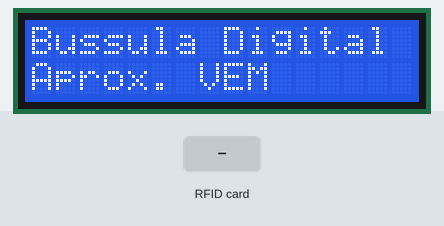
Simulated run of this sketch. Board: ESP32. On the bench: 16×2 character LCD. The test bench sets the inputs (shaded band). Random numbers use the default seed unless the sketch sets one; what the sketch prints to the serial monitor is not drawn.

Above: at 1.3 s.
1.4 s: RFID card 5E 7A 19 C4 held to the reader
At 2.2 s:
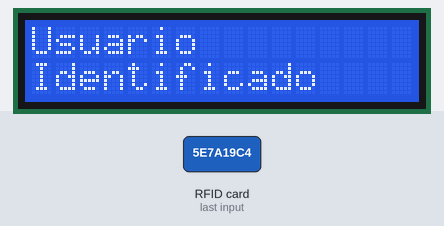
At 2.9 s:
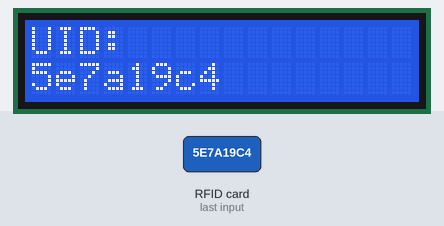
3.9 s: RFID card 5E 7A 19 C4 held to the reader
At 5.9 s:
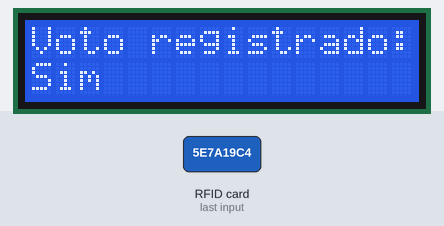
Timing chart, 0 to 7.4 s (numbered marks = the images above; inputs shaded):
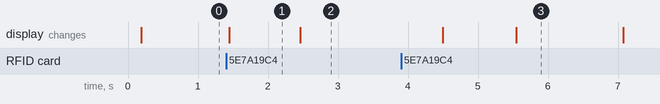

Measured:
- after the input at 1.4 s, the display: changes after 0.05 s (image 1)
- what the display in image 1 shows lasts 1.1 s, from 1.4 s to 2.5 s

The sketch:

projeto-mockado.ino
```cpp
#include <Wire.h>
#include <LiquidCrystal_I2C.h>
#include <SPI.h>
#include <MFRC522.h>

// =========================
// ==== CONFIGURAÇÕES LCD ===
// =========================
#define SDA_PIN 21
#define SCL_PIN 22
LiquidCrystal_I2C lcd(0x27, 16, 2); // Endereço I2C do LCD

// ===========================
// ==== CONFIGURAÇÕES RFID ====
// ===========================
// Leitor 1 → AGORA É O "NÃO"
#define SS_PIN_NAO 5
#define RST_PIN_NAO 4
// Leitor 2 → AGORA É O "SIM"
#define SS_PIN_SIM 25
#define RST_PIN_SIM 26
// Barramento SPI
#define MISO_PIN 19
#define MOSI_PIN 23
#define SCK_PIN  18

MFRC522 rfidSim(SS_PIN_SIM, RST_PIN_SIM);
MFRC522 rfidNao(SS_PIN_NAO, RST_PIN_NAO);

// ========================
// ==== VARIÁVEIS GLOBAIS ===
// ========================
String usuarioUID = "";
String voto = "";
String pergunta = "";

// Lista de perguntas (32 caracteres = 16 + 16)
const String perguntas[] = {
  "Recife melhora com gestao atual?",
  "Voce confia nos vereadores locais?",
  "A mobilidade em Recife esta boa?",
  "A saude publica tem melhorado?",
  "A educacao em Recife avanca?",
  "A coleta de lixo e eficiente?",
  "O turismo da cidade cresce?",
  "As pracas estao bem cuidadas?",
  "A gestao e transparente?",
  "A violencia tem diminuido?",
  "O transporte pub esta eficaz?",
  "Voce apoia os projetos novos?",
  "A orla esta mais valorizada?",
  "Os bairros estao mais seguros?",
  "O centro merece mais atencao?",
  "A cidade tem boa acessibilidade?"
};

// ========================
// ==== FUNÇÕES AUXILIARES ===
// ========================

// Exibe mensagem no LCD (duas linhas)
void mostrarMensagem(const String &linha1, const String &linha2, int tempo = 0) {
  lcd.clear();
  lcd.setCursor(0, 0);
  lcd.print(linha1.substring(0, 16));
  lcd.setCursor(0, 1);
  lcd.print(linha2.substring(0, 16));
  if (tempo > 0) delay(tempo);
}

// Lê cartão de um leitor específico
String lerCartao(MFRC522 &rfid) {
  if (!rfid.PICC_IsNewCardPresent() || !rfid.PICC_ReadCardSerial()) return "";
  String uid = "";
  for (byte i = 0; i < rfid.uid.size; i++) {
    uid += String(rfid.uid.uidByte[i] < 0x10 ? "0" : "");
    uid += String(rfid.uid.uidByte[i], HEX);
  }
  rfid.PICC_HaltA();
  return uid;
}

// Escolhe pergunta aleatória
String perguntaAleatoria() {
  int total = sizeof(perguntas) / sizeof(perguntas[0]);
  return perguntas[random(total)];
}

// Gera resultados falsos (percentuais)
void mostrarResultadoFake() {
  int sim = random(40, 90);
  int nao = 100 - sim;

  mostrarMensagem("Resultado:", "Sim:" + String(sim) + "% Nao:" + String(nao) + "%");
  delay(4000);
}

// ========================
// ==== FLUXO PRINCIPAL ====
// ========================
void setup() {
  Serial.begin(115200);
  Wire.begin(SDA_PIN, SCL_PIN);
  lcd.init();
  lcd.backlight();

  SPI.begin(SCK_PIN, MISO_PIN, MOSI_PIN, SS_PIN_SIM);
  rfidSim.PCD_Init();
  rfidNao.PCD_Init();

  randomSeed(analogRead(0));

  mostrarMensagem("Bussula Digital", "Aprox. VEM");
}

void loop() {
  // === Etapa 1: Identificação do usuário ===
  if (usuarioUID == "") {
    String uidSim = lerCartao(rfidSim);
    String uidNao = lerCartao(rfidNao);
    if (uidSim != "") usuarioUID = uidSim;
    if (uidNao != "") usuarioUID = uidNao;

    if (usuarioUID != "") {
      Serial.println("Usuario identificado: " + usuarioUID);
      mostrarMensagem("Usuario", "Identificado");
      delay(1000);
      mostrarMensagem("UID:", usuarioUID.substring(0, 16), 2000);

      pergunta = perguntaAleatoria();
      mostrarMensagem(pergunta.substring(0, 16), pergunta.substring(16), 1000);
    }
  }

  // === Etapa 2: Leitura do voto ===
  else if (voto == "") {
    String uidSim = lerCartao(rfidSim);
    String uidNao = lerCartao(rfidNao);

    // Confere se o mesmo usuário votou
    if (uidSim == usuarioUID) {
      voto = "Sim";
    } else if (uidNao == usuarioUID) {
      voto = "Nao";
    }

    if (voto != "") {
      Serial.println("Voto registrado: " + voto);
      mostrarMensagem("Voto registrado:", voto, 1500);
      mostrarResultadoFake();
      mostrarMensagem("Nova votacao", "Aprox. VEM", 1500);

      // Reinicia variáveis
      usuarioUID = "";
      voto = "";
    }
  }
}
```
